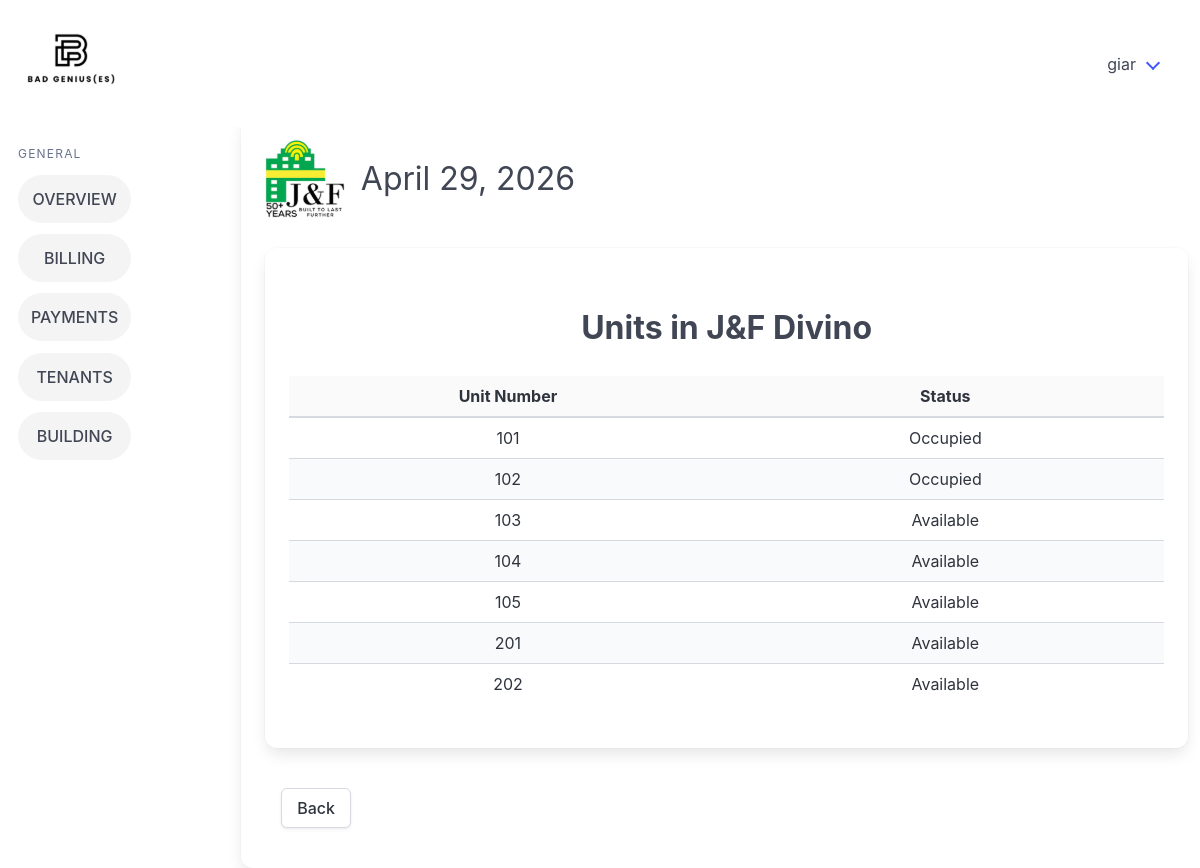
/view_units/1/ (signed in), run on the app's committed database.
### billingApp/models.py (models this page shows, shortened)
class Building(models.Model):
    buildingName = models.CharField(max_length=26, unique=True)
    signageCapacity = models.IntegerField(default=0)
    parkingCapacity = models.IntegerField(default=0)
    buildingAddress = models.CharField(max_length=50)
    modified_by = models.ForeignKey("Account", on_delete=models.SET_NULL, null=True, blank=True, related_name="+")
    modified_at = models.DateTimeField(auto_now=True, null=True, blank=True)
    objects = models.Manager

class Units(models.Model):
    building = models.ForeignKey(Building, on_delete=models.CASCADE)
    unitID = models.IntegerField()
    modified_by = models.ForeignKey("Account", on_delete=models.SET_NULL, null=True, blank=True, related_name="+")
    modified_at = models.DateTimeField(auto_now=True, null=True, blank=True)
    class Meta:
        unique_together = ('building', 'unitID')

### billingApp/views.py (the view)
# urls.py: path('view_units/<int:pk>/', views.view_units, name='view_units'),
@login_required
def view_units(request, pk):
    building = get_object_or_404(Building, pk=pk)
    units = Units.objects.filter(building=building).order_by("unitID")
    date_today = get_date_today()
    return render(request, "billingApp/view_units.html", {"building": building, "units": units, "date_today": date_today})

### billingApp/views.py (called while the page is built)
def get_date_today():
    from datetime import datetime
    return datetime.now().strftime("%B %d, %Y")

### billingApp/templates/billingApp/view_units.html
{% extends 'billingApp/base.html' %} {% load static %} {% block content %}
</div>
<div class="card card3">
    <div class="card-content has-text-centered">
        <h1 class="is-size-3 has-text-weight-bold p-5 mt-2">
            Units in {{ building.buildingName }}
        </h1>
        <div style="max-height: 400px; overflow-y: auto;">
            <table class="table is-fullwidth is-striped is-hoverable has-text-centered" style="table-layout: fixed;">
                <thead style="position: sticky; top: 0; background-color: white;">
                    <tr>
                        <th style="width:50%" class="has-text-centered">Unit Number</th>
                        <th style="width:50%" class="has-text-centered">Status</th>
                    </tr>
                </thead>
                <tbody>
                    {% for unit in units %}
                    <tr>
                        <td>{{ unit.unitID }}</td>
                        <td>
                            {% if unit.lease_set.exists %}
                                Occupied
                            {% else %}
                                Available
                            {% endif %}
                        </td>
                    </tr>
                    {% empty %}
                    <tr>
                        <td colspan="2">No units found for this building.</td>
                    </tr>
                    {% endfor %}
                </tbody>
            </table>
        </div>
    </div>
</div>
<div class="columns is-justify-content-center p-4">
        <div class="column is-12">
            <a class="button" href="{% url 'building_details' pk=building.pk %}">Back</a>
        </div>
    </div>
{% endblock %}

### billingApp/templates/billingApp/base.html (shortened to what this page needs)
{% load static %}
<!doctype html>
<html lang="en">
  <head>
    <link rel="stylesheet" href="{% static 'billingApp/css/style.css' %}" />
    <link rel="stylesheet" href="https://cdn.jsdelivr.net/npm/bulma@1.0.4/css/bulma.min.css" />
  </head>
  <body>
    <nav class="navbar p-5" role="navigation" aria-label="main navigation">
      <div class="navbar-brand">
        <a class="" href="{% url 'home_page' %}">
        </a>
      </div>
      <div id="navbarBasicExample" class="navbar-menu">
        <div class="navbar-end">
          <div class="navbar-item has-dropdown is-hoverable">
            <a class="navbar-link">{{ user.username }}</a>
          </div>
        </div>
      </div>
    </nav>
    <div class="columns">
      <aside class="menu">
        <p class="menu-label">General</p>
        <ul class="menu-list">
          <li><a href="{% url 'home_page' %}" class="sidebarItems button is-light is-rounded is-fullwidth">OVERVIEW</a></li>
          <li><a href="{% url 'billing_records_main' %}" class="sidebarItems button is-light is-rounded is-fullwidth">BILLING</a></li>
          <li><a href="{% url 'payments_main' %}" class="sidebarItems button is-light is-rounded is-fullwidth">PAYMENTS</a></li>
          <li><a href="{% url 'tenants_main' %}" class="sidebarItems button is-light is-rounded is-fullwidth">TENANTS</a></li>
          <li><a href="{% url 'buildings_main' %}" class="sidebarItems button is-light is-rounded is-fullwidth">BUILDING</a></li>
        </ul>
      </aside>
      {% block logo %}
      <div class="card card1">
        <div class="card-content">
          <div class="columns is-4">
            <div class="column is-1">
            </div>
            <div class="column">
              <h1 class="is-size-3 pt-4 pl-4">{{ date_today }}</h1>
            </div>
    {% endblock %} {% block content %} {% endblock %}
  </body>
</html>

### billingApp/static/billingApp/css/style.css (style rules this page uses)
.menu { position: sticky; display: inline-block; vertical-align: top; max-height: 100vh; overflow-y: auto; width: 200px; top: 0; bottom: 0; padding: 30px; }
.menu .menu-list li { margin-bottom: 0.7rem; }
.menu .menu-list li a { padding: 0.75rem 0.9rem; }
.card1 { margin-left: 80px !important; width: 1200px !important; }
.card3 { min-height: 500px !important; }
thead { background-color: #fafafa !important; }
.sidebarItems { background-color: #f4f4f4 !important; }

### data on the page
Building: buildingName "J&F Divino"
Units: unitID "101", shows "Occupied"
Units: unitID "102", shows "Occupied"
Units: unitID "103", shows "Available"
Units: unitID "104", shows "Available"
Units: unitID "105", shows "Available"
Units: unitID "201", shows "Available"
Units: unitID "202", shows "Available"

### other printed values
{{ user.username }} "giar"
{{ date_today }} "April 29, 2026"
